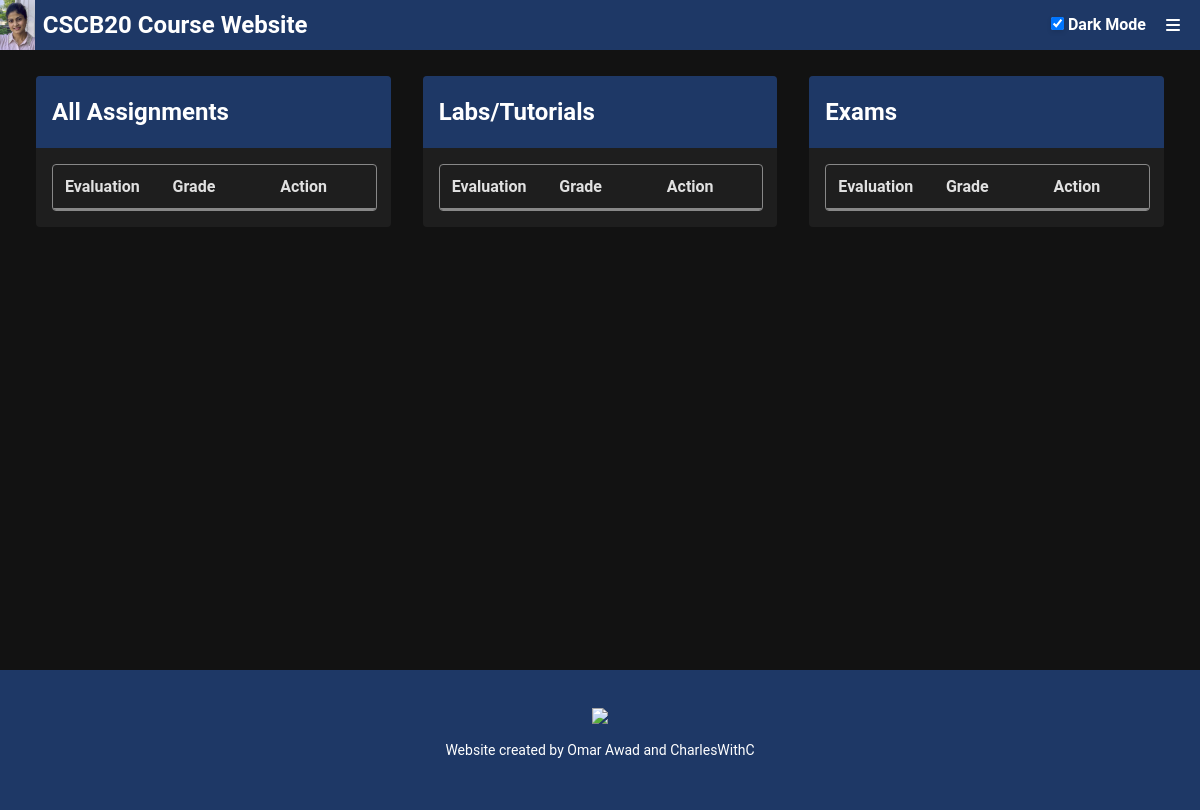
The app's page /grades (signed in), older data.
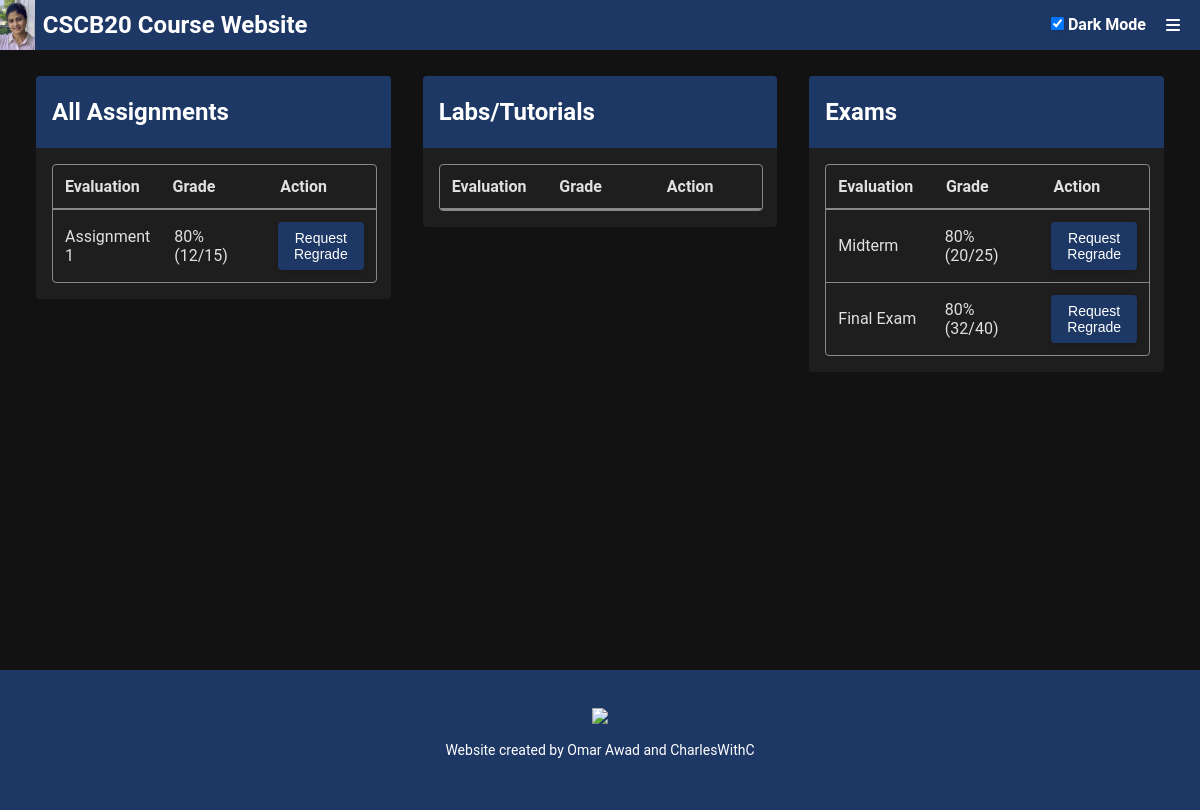
The same page, newer data.
### src/app.py (models this page shows, shortened)
class Mark(db.Model):
    __tablename__ = 'marks'
    markId = db.Column(db.Integer, primary_key=True)
    userId = db.Column(db.Integer, db.ForeignKey('users.userId'), nullable=False)
    markGroupId = db.Column(db.Integer, db.ForeignKey('markGroups.groupId'), nullable=False)
    grade = db.Column(db.Integer, nullable=False)
    updatedAt = db.Column(db.Integer, nullable=False)
    remark_requests = db.relationship('RemarkRequest', backref='mark', lazy=True)

class MarkGroup(db.Model):
    __tablename__ = 'markGroups'
    groupId = db.Column(db.Integer, primary_key=True)
    title = db.Column(db.String(255), nullable=False)
    maxGrade = db.Column(db.Integer, nullable=False)
    createdAt = db.Column(db.Integer, nullable=False)
    releasedAt = db.Column(db.Integer, nullable=False)
    marks = db.relationship('Mark', backref='mark_group', lazy=True)
    remark_requests = db.relationship('RemarkRequest', backref='mark_group', lazy=True)

### src/app.py (the view)
@app.route('/grades')
def grades():
    if 'userId' not in session:
        return redirect(url_for('login', message="Please login to access the grades."))
    current_user_id = session.get('userId')
    current_time = int(time.time())
    if session.get('userInfo', {}).get('accountType') == 'stu':
        student_marks = db.session.query(Mark, MarkGroup)\
                            .join(MarkGroup, Mark.markGroupId == MarkGroup.groupId)\
                            .filter(Mark.userId == current_user_id)\
                            .all()
        return render_template('grades.html', student_marks = student_marks, current_time = current_time)

### src/templates/grades.html (shortened to what this page needs)
{% extends 'base.html' %}
{% block content %}
<div class="main-container flex-container">
    {%if session['userInfo']['accountType'] == 'stu' %}
    <div class="flex-left">
        <div class="container">
            <div class="container-header">
                <h2>All Assignments</h2>
            </div>
            <div class="container-content">
                <div class="grades-table">
                    <div class="table-header">
                        <div class="header-cell">Evaluation</div>
                        <div class="header-cell">Grade</div>
                        <div class="header-cell">Action</div>
                    </div>
                    {% for mark in student_marks %}
                        {% if ("assignment" in mark[1].title.lower()) %}
                        <div class="table-row">
                            <div class="table-cell">{{ mark[1].title }}</div>
                            <div class="table-cell">{{ 100 * mark[0].grade // mark[1].maxGrade }}% ({{ mark[0].grade }}/{{ mark[1].maxGrade }})</div>
                            <div class="table-cell">
                                {% if mark[1].releasedAt <= current_time %}
                                <form action="{{ url_for('request_regrade', mark_id=mark.markId) }}" method="GET">
                                    <button type="submit">Request Regrade</button>
                                </form>
                                {% else %}
                                <span class="not-released">Not released yet</span>
                                {% endif %}
                            </div>
                        </div>
                        {% endif %}
                    {% endfor %}
                </div>
            </div>
        </div>
    </div>
    <div class="flex-left">
        <div class="container">
            <div class="container-header">
                <h2>Labs/Tutorials</h2>
            </div>
            <div class="container-content">
                <div class="grades-table">
                    <div class="table-header">
                        <div class="header-cell">Evaluation</div>
                        <div class="header-cell">Grade</div>
                        <div class="header-cell">Action</div>
                    </div>
                </div>
            </div>
        </div>
    </div>
    <div class="flex-left">
        <div class="container">
            <div class="container-header">
                <h2>Exams</h2>
            </div>
            <div class="container-content">
                <div class="grades-table">
                    <div class="table-header">
                        <div class="header-cell">Evaluation</div>
                        <div class="header-cell">Grade</div>
                        <div class="header-cell">Action</div>
                    </div>
                    {% for mark in student_marks %}
                        {% if ("exam" in mark[1].title.lower() or "midterm" in mark[1].title.lower() or "final" in mark[1].title.lower()) %}
                        <div class="table-row">
                            <div class="table-cell">{{ mark[1].title }}</div>
                            <div class="table-cell">{{ 100 * mark[0].grade // mark[1].maxGrade }}% ({{ mark[0].grade }}/{{ mark[1].maxGrade }})</div>
                            <div class="table-cell">
                                {% if mark[1].releasedAt <= current_time %}
                                <form action="{{ url_for('request_regrade', mark_id=mark.markId) }}" method="GET">
                                    <button type="submit">Request Regrade</button>
                                </form>
                                {% else %}
                                <span class="not-released">Not released yet</span>
                                {% endif %}
                            </div>
                        </div>
                        {% endif %}
                    {% endfor %}
                </div>
            </div>
        </div>
    </div>
{% endif %}
</div>
{% endblock %}

### src/templates/base.html (shortened to what this page needs)
<!DOCTYPE html>
<html>
<head>
    <link rel="stylesheet" type="text/css" href="{{ url_for('static', filename='css/styles.css') }}">
    <link rel="stylesheet" type="text/css"
        href="https://cdnjs.cloudflare.com/ajax/libs/font-awesome/6.7.2/css/all.min.css">
</head>
<body>
    <header>
        <div class="header-title">
            <img src="{{ url_for('static', filename='images/purva.png')}}" alt="Purva Gawde">
            <h1><a href="/">CSCB20 Course Website</a></h1>
        </div>
        <div class="header-control">
            <div class="theme-toggle">
                <label for="theme-toggle">
                    <input type="checkbox" id="theme-toggle">
                    Dark Mode
                </label>
            </div>
            <div>
                <nav class="menu">
                    <a class="menu-control-button" href="#"><i class="fa-solid fa-bars"></i></a>
                </nav>
            </div>
        </div>
    </header>
    {% block content %}{% endblock %}
    <footer>
        <a rel="noreferrer" target="_blank" href="https://web.cs.utoronto.ca">
            <img
                src="https://images.squarespace-cdn.com/content/v1/5c8e9a223560c34f9070706f/a580ab2c-54b5-48a3-9434-fb405f29a57e/CSC-Reverse-60-height.png?format=1500w" />
        </a>
        <p>Website created by Omar Awad and <a rel="noreferrer" target="_blank"
                href="https://charlws.com">CharlesWithC</a></p>
    </footer>
</body>
</html>
</html>

### src/static/css/styles.css (style rules this page uses)
:root { --body-background: #ECF0F3; --body-color: #0d0d0d; --container-background: white; --dropdown-hover-background: #f0f0f0; }
[data-theme="dark"] { --body-background: #121212; --body-color: #e0e0e0; --container-background: #1e1e1e; --dropdown-hover-background: #333; }
body { font-family: 'Roboto', sans-serif; padding: 0; margin: 0; background-color: var(--body-background); color: var(--body-color); }
a { text-decoration: none; color: #4e8dc5; }
header { position: fixed; top: 0; left: 0; width: 100%; height: 50px; z-index: 999; background-color: #1E3866; color: white; display: flex; justify-content: space-between; align-items: center; }
header a { color: white; }
.header-title { height: 50px; display: flex; align-items: center; gap: 8px; }
.header-control { display: flex; align-items: center; }
header img { height: 50px; }
header h1 { font-size: 24px; }
footer { width: calc(100% - 20px); height: 120px; padding: 10px; background-color: #1E3866; color: white; display: flex; flex-direction: column; align-items: center; justify-content: center; }
footer img { width: 300px; }
footer a { color: white; }
footer p { font-size: 14px; }
.theme-toggle { user-select: none; }
.menu { display: block; position: relative; margin-left: 10px; margin-right: 10px; }
.menu-control-button { color: white; margin-left: 10px; margin-right: 10px; }
.main-container { margin-top: 50px; padding: 10px 20px; color: #fae3e3; min-height: calc(100vh - 200px); }
.flex-container { display: flex; }
.flex-left { width: 66.6%; }
.container { margin: 16px; border-radius: 4px; animation: floatUp 0.8s ease-out forwards; opacity: 0; overflow: auto; background-color: var(--container-background); color: var(--body-color); }
.container-header { background-color: #1E3866; color: white; padding: 2px 16px; }
.container-content { padding: 16px; }
button { border-radius: 4px; padding: 8px 16px; font-size: 14px; border: none; box-shadow: 0 2px 5px rgba(0, 0, 0, 0.1); background-color: #1E3866; color: white; cursor: pointer; }
input, select { border-radius: 4px; padding: 8px 16px; font-size: 14px; border: none; box-shadow: 0 2px 5px rgba(0, 0, 0, 0.1); margin: 8px 0 12px 0; }
label { font-weight: bold; }
.grades-table { display: flex; flex-direction: column; width: 100%; border: 1px solid #888; border-radius: 4px; overflow: hidden; }
.table-header { display: flex; font-weight: bold; border-bottom: 2px solid #888; }
.table-row { display: flex; border-bottom: 1px solid #888; }
.table-row:last-child { border-bottom: none; }
.header-cell, .table-cell { flex: 1; padding: 12px; text-align: left; display: flex; align-items: center; }

Row changes from the older to the newer data that the page shows:
added Mark: title "Assignment 1", 100*mark[0].grade//mark[1].maxGrade "80", grade "12", maxGrade "15", shown under "All Assignments"
added Mark: title "Midterm", 100*mark[0].grade//mark[1].maxGrade "80", grade "20", maxGrade "25", shown under "Exams"
added Mark: title "Final Exam", 100*mark[0].grade//mark[1].maxGrade "80", grade "32", maxGrade "40", shown under "Exams"
